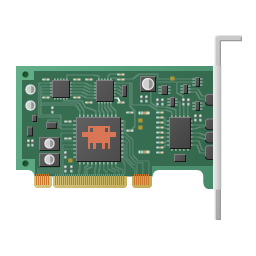
#> input picture setupapi_14_1.png, 256 x 256 px
$ python -i gif_write.py   (imports and definitions only)
#> lines starting #> are read from the running program, lines starting #| are printed output that depends on the picture; after the words box and inside, x2 and y2 are one past the last pixel; in counts of white or black regions, pixels touching at a corner belong together
#> further down, picture is the input picture: PIL image 256x256 RGBA; mean R, G, B, A 35.8, 46.9, 38.3, 94.5
"""GIF writer: a Document of coalesced RGBA frames back out to a .gif.

The inverse of gif_read. Frames are full-canvas RGBA in memory (ARCHITECTURE.md
5), so we write them as full frames with disposal=2 (restore to background)
and let each frame stand alone -- which is exactly what the reader coalesces
back to, so a save/open round-trips.

Two format realities are baked in here:

- GIF is palette-based: at most 256 colours per frame, and transparency is a
  single fully-transparent palette index, not an alpha channel. Frames with
  transparent pixels reserve one index for it; opaque frames use all 256.

- Pillow's encoder merges identical *consecutive* frames and sums their
  durations. This is unconditional (verified: it happens with optimize=False
  and no disposal too), so a held-duplicate frame becomes one longer frame.
  Playback is pixel- and timing-identical; only the frame count changes on
  reopen. `count_merges` reports how many frames this will fold, so the UI can
  mention it. Faithful frame-count preservation is a deferred project-file
  concern (see TODO / ARCHITECTURE risk 2), not something to fight the encoder
  over here.
"""

from __future__ import annotations

from pathlib import Path

from PIL import Image

from giflite.core.model import Document

EXTENSIONS = (".gif",)

_ALPHA_CUTOFF = 128  # below this, a pixel is written as transparent
_TRANSPARENT_INDEX = 255  # reserved when a frame has transparency


def count_merges(doc: Document) -> int:
    """How many frames the encoder will fold away (identical to their
    predecessor). Equals frames-written-minus-one summed over identical runs,
    i.e. the drop in frame count on reopen."""
    merges = 0
    prev: bytes | None = None
    for frame in doc.frames:
        data = frame.image.tobytes()
        if data == prev:
            merges += 1
        prev = data
    return merges


def _to_palette(image: Image.Image) -> Image.Image:
    """RGBA frame -> P-mode image, handling transparency and dithering."""
    alpha = image.getchannel("A")
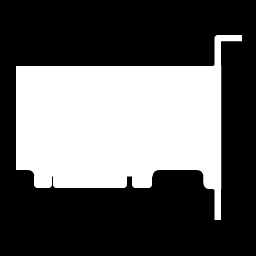
#> alpha: PIL image 256x256 L; min 0, max 255, mean 94.5
    has_transparency = alpha.getextrema()[0] < 255
#> has_transparency = True
    rgb = image.convert("RGB")
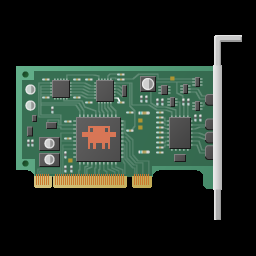
#> rgb: PIL image 256x256 RGB; mean R, G, B 35.8, 46.9, 38.3

    if not has_transparency:
        return rgb.convert(
            "P", palette=Image.ADAPTIVE, colors=256, dither=Image.FLOYDSTEINBERG
        )

    # Reserve one index for transparency, so quantise to 255 colours.
    pal = rgb.convert(
        "P", palette=Image.ADAPTIVE, colors=255, dither=Image.FLOYDSTEINBERG
    )
    # ADAPTIVE returns only as many entries as the frame actually needs -- an
    # 8-colour frame comes back with an 8-entry palette. Pasting index 255 into
    # that would reference a slot the palette does not have, and Pillow's
    # optimise pass then sizes the colour table from the (short) palette while
    # writing a transparency index past its end. Decoders disagree about what an
    # out-of-range index means, so the frame renders opaque in some viewers and
    # transparent in others. Padding to a full 256 entries makes index 255 real.
    entries = list(pal.getpalette() or [])
#> entries = 765 values, max 255 at index 0, min 0 at index 762, mean 124.4
    entries.extend([0] * (768 - len(entries)))
    pal.putpalette(entries)

    # Paste the transparent index everywhere alpha is low.
    transparent_mask = alpha.point(lambda a: 255 if a < _ALPHA_CUTOFF else 0).convert("1")
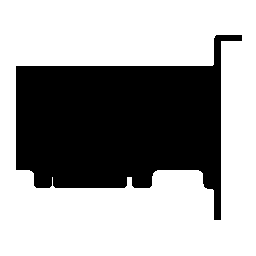
#> transparent_mask: PIL image 256x256 1; 63% white; 1 black region, box (x1, y1, x2, y2) and area: (16, 35, 242, 220) 24278
    pal.paste(_TRANSPARENT_INDEX, mask=transparent_mask)
    pal.info["transparency"] = _TRANSPARENT_INDEX
    return pal


def _loop_kwarg(doc: Document) -> dict:
    # doc.loop: 0 == forever. A finite count is passed through; the common
    # infinite case round-trips cleanly (verified).
    return {"loop": doc.loop}


def write_gif(doc: Document, path: Path) -> None:
    """Encode `doc` to a GIF at `path`."""
    doc.validate()
    path = Path(path)

    frames = [_to_palette(f.image) for f in doc.frames]
    durations = [f.duration_ms for f in doc.frames]

    has_transparency = any("transparency" in f.info for f in frames)
    save_kwargs = dict(
        save_all=True,
        append_images=frames[1:],
        duration=durations,
        disposal=2,  # each frame is complete; clear to background between them
        optimize=True,
        **_loop_kwarg(doc),
    )
    if has_transparency:
        # A frame-level transparency index; the encoder uses it per frame.
        save_kwargs["transparency"] = _TRANSPARENT_INDEX

    frames[0].save(path, format="GIF", **save_kwargs)

>>> from PIL import Image
>>> picture = Image.open('../../../setupapi_14_1.png')
>>> result = _to_palette(picture)
